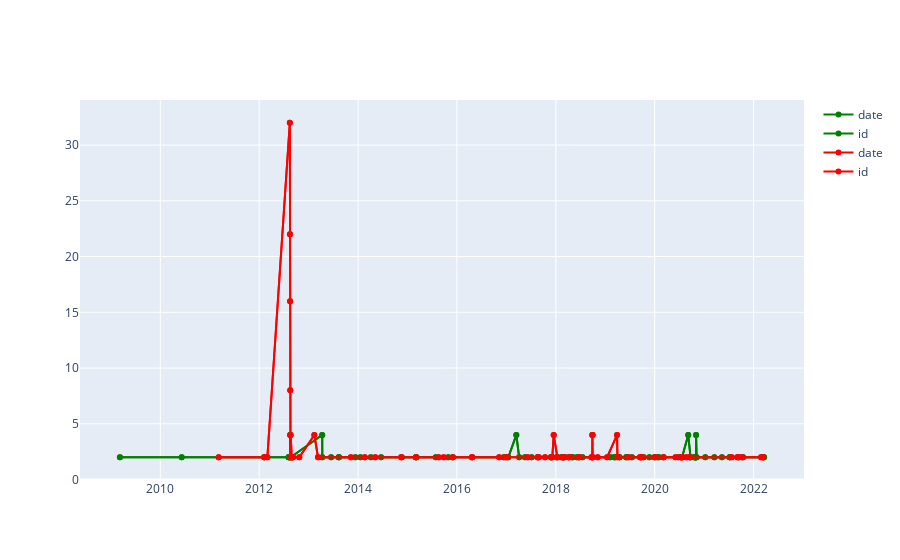

The code cell stored with this chart in its notebook:
### Code cell
import plotly.graph_objs as go

fig = go.Figure()
for col in pos.columns:
    fig.add_trace(go.Scatter(x=pos['date'], y=pos['id'],
                             name = col,
                             mode = 'markers+lines',
                             line=dict(shape='linear'),
                             connectgaps=True,
                             line_color='green'
                             )
                 )

for col in neg.columns:
    fig.add_trace(go.Scatter(x=neg['date'], y=neg['id'],
                             name = col,
                             mode = 'markers+lines',
                             line=dict(shape='linear'),
                             connectgaps=True,
                             line_color='red'
                             )
                 )
fig.show()
